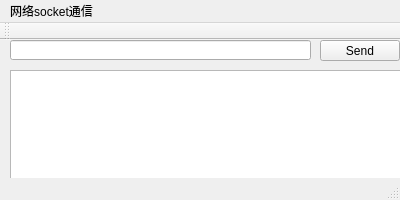
<?xml version="1.0" encoding="UTF-8"?>
<ui version="4.0">
 <class>MainWindow</class>
 <widget class="QMainWindow" name="MainWindow">
  <property name="geometry">
   <rect>
    <x>0</x>
    <y>0</y>
    <width>400</width>
    <height>200</height>
   </rect>
  </property>
  <property name="windowTitle">
   <string>MainWindow</string>
  </property>
  <widget class="QWidget" name="centralWidget">
   <widget class="QLineEdit" name="send_message_box">
    <property name="geometry">
     <rect>
      <x>10</x>
      <y>0</y>
      <width>301</width>
      <height>20</height>
     </rect>
    </property>
   </widget>
   <widget class="QPushButton" name="pushButton">
    <property name="geometry">
     <rect>
      <x>320</x>
      <y>0</y>
      <width>80</width>
      <height>21</height>
     </rect>
    </property>
    <property name="text">
     <string>Send</string>
    </property>
   </widget>
   <widget class="QTextEdit" name="receive_data_box">
    <property name="geometry">
     <rect>
      <x>10</x>
      <y>30</y>
      <width>391</width>
      <height>131</height>
     </rect>
    </property>
   </widget>
  </widget>
  <widget class="QMenuBar" name="menuBar">
   <property name="geometry">
    <rect>
     <x>0</x>
     <y>0</y>
     <width>400</width>
     <height>17</height>
    </rect>
   </property>
   <widget class="QMenu" name="menuQsocket_Communication">
    <property name="title">
     <string>网络socket通信</string>
    </property>
   </widget>
   <addaction name="menuQsocket_Communication"/>
  </widget>
  <widget class="QToolBar" name="mainToolBar">
   <attribute name="toolBarArea">
    <enum>TopToolBarArea</enum>
   </attribute>
   <attribute name="toolBarBreak">
    <bool>false</bool>
   </attribute>
  </widget>
  <widget class="QStatusBar" name="statusBar"/>
 </widget>
 <layoutdefault spacing="6" margin="11"/>
 <resources/>
 <connections/>
</ui>
